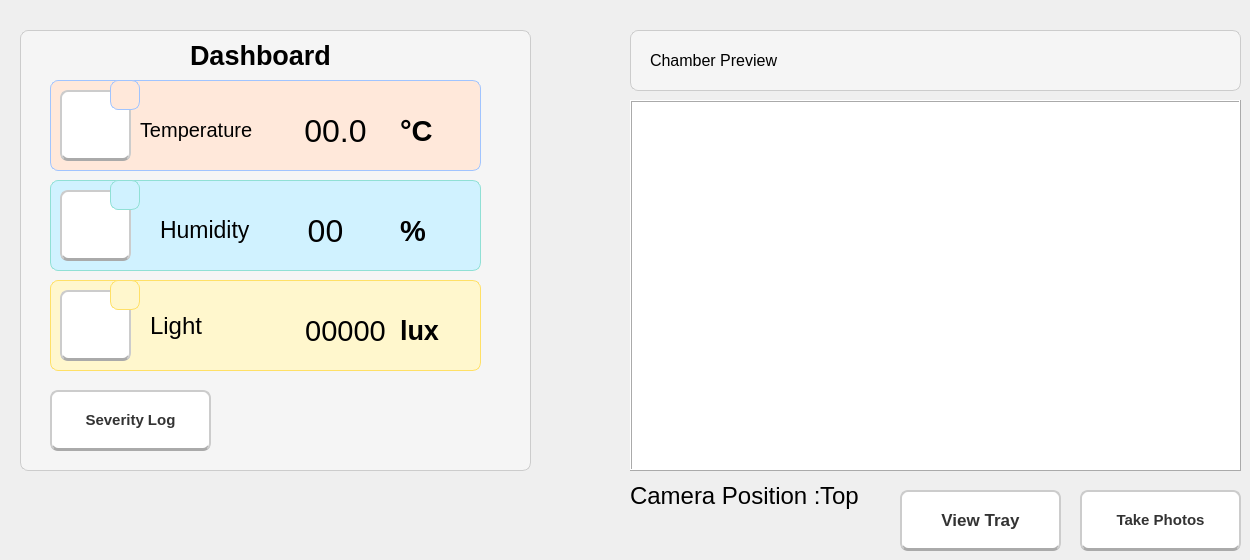
    <widget class="QWidget" name="dashboardPage">
     <widget class="QLabel" name="actPosition">
      <property name="geometry">
       <rect>
        <x>820</x>
        <y>480</y>
        <width>41</width>
        <height>31</height>
       </rect>
      </property>
      <property name="font">
       <font>
        <pointsize>18</pointsize>
       </font>
      </property>
      <property name="text">
       <string>Top</string>
      </property>
     </widget>
     <widget class="QLabel" name="cameraHome">
      <property name="geometry">
       <rect>
        <x>630</x>
        <y>100</y>
        <width>611</width>
        <height>371</height>
       </rect>
      </property>
      <property name="styleSheet">
       <string notr="true">background-color:white;</string>
      </property>
      <property name="frameShape">
       <enum>QFrame::Box</enum>
      </property>
      <property name="frameShadow">
       <enum>QFrame::Raised</enum>
      </property>
      <property name="text">
       <string/>
      </property>
     </widget>
     <widget class="QPushButton" name="takePhoto">
      <property name="geometry">
       <rect>
        <x>1080</x>
        <y>490</y>
        <width>161</width>
        <height>61</height>
       </rect>
      </property>
      <property name="font">
       <font>
        <pointsize>11</pointsize>
        <weight>75</weight>
        <bold>true</bold>
       </font>
      </property>
      <property name="styleSheet">
       <string notr="true">background-color: white;
    color: #333;
    border: 2px solid #ccc;
    border-radius: 8px;
    padding: 8px 16px;
    font-weight: bold;
    /* Bayangan halus */
    border-bottom: 3px solid #aaa;</string>
      </property>
      <property name="text">
       <string>Take Photos</string>
      </property>
      <property name="icon">
       <iconset>
        <normaloff>C:/Users/VICTUS/Downloads/camera-icon-2048x1821-0b66mmq3.png</normaloff>C:/Users/VICTUS/Downloads/camera-icon-2048x1821-0b66mmq3.png</iconset>
      </property>
      <property name="iconSize">
       <size>
        <width>30</width>
        <height>30</height>
       </size>
      </property>
     </widget>
     <widget class="QLabel" name="positionTitle">
      <property name="geometry">
       <rect>
        <x>630</x>
        <y>480</y>
        <width>191</width>
        <height>31</height>
       </rect>
      </property>
      <property name="font">
       <font>
        <pointsize>18</pointsize>
       </font>
      </property>
      <property name="text">
       <string>Camera Position :</string>
      </property>
     </widget>
     <widget class="QPushButton" name="viewTray">
      <property name="geometry">
       <rect>
        <x>900</x>
        <y>490</y>
        <width>161</width>
        <height>61</height>
       </rect>
      </property>
      <property name="font">
       <font>
        <pointsize>13</pointsize>
        <weight>75</weight>
        <bold>true</bold>
       </font>
      </property>
      <property name="styleSheet">
       <string notr="true">background-color: white;
    color: #333;
    border: 2px solid #ccc;
    border-radius: 8px;
    padding: 8px 16px;
    font-weight: bold;
    /* Bayangan halus */
    border-bottom: 3px solid #aaa;</string>
      </property>
      <property name="text">
       <string>View Tray</string>
      </property>
      <property name="icon">
       <iconset>
        <normaloff>C:/Users/VICTUS/Downloads/download (13).png</normaloff>C:/Users/VICTUS/Downloads/download (13).png</iconset>
      </property>
      <property name="iconSize">
       <size>
        <width>40</width>
        <height>40</height>
       </size>
      </property>
     </widget>
     <widget class="QFrame" name="dashboardFrame">
      <property name="geometry">
       <rect>
        <x>20</x>
        <y>30</y>
        <width>511</width>
        <height>441</height>
       </rect>
      </property>
      <property name="autoFillBackground">
       <bool>false</bool>
      </property>
      <property name="styleSheet">
       <string notr="true">background-color: #f5f5f5;
border: 1px solid #cccccc;
border-radius: 8px;
</string>
      </property>
      <property name="frameShape">
       <enum>QFrame::Box</enum>
      </property>
      <property name="frameShadow">
       <enum>QFrame::Raised</enum>
      </property>
      <property name="lineWidth">
       <number>0</number>
      </property>
      <property name="midLineWidth">
       <number>0</number>
      </property>
      <widget class="QPushButton" name="severityLog">
       <property name="geometry">
        <rect>
         <x>30</x>
         <y>360</y>
         <width>161</width>
         <height>61</height>
        </rect>
       </property>
       <property name="font">
        <font>
         <pointsize>11</pointsize>
         <weight>75</weight>
         <bold>true</bold>
         <strikeout>false</strikeout>
        </font>
       </property>
       <property name="cursor">
        <cursorShape>OpenHandCursor</cursorShape>
       </property>
       <property name="layoutDirection">
        <enum>Qt::LeftToRight</enum>
       </property>
       <property name="autoFillBackground">
        <bool>false</bool>
       </property>
       <property name="styleSheet">
        <string notr="true">background-color: white;
    color: #333;
    border: 2px solid #ccc;
    border-radius: 8px;
    padding: 8px 16px;
    font-weight: bold;
    /* Bayangan halus */
    border-bottom: 3px solid #aaa;</string>
       </property>
       <property name="text">
        <string>Severity Log</string>
       </property>
       <property name="icon">
        <iconset>
         <normaloff>C:/Users/VICTUS/Downloads/6244686.png</normaloff>C:/Users/VICTUS/Downloads/6244686.png</iconset>
       </property>
       <property name="iconSize">
        <size>
         <width>30</width>
         <height>30</height>
        </size>
       </property>
      </widget>
      <widget class="QFrame" name="frameHum">
       <property name="geometry">
        <rect>
         <x>30</x>
         <y>150</y>
         <width>431</width>
         <height>91</height>
        </rect>
       </property>
       <property name="styleSheet">
        <string notr="true">background-color: #d0f2ff;
border: 1px solid #90e0d5;
border-radius: 8px;
</string>
       </property>
       <property name="frameShape">
        <enum>QFrame::StyledPanel</enum>
       </property>
       <property name="frameShadow">
        <enum>QFrame::Raised</enum>
       </property>
       <widget class="QLabel" name="actualHumUnit">
        <property name="geometry">
         <rect>
          <x>350</x>
          <y>30</y>
          <width>51</width>
          <height>41</height>
         </rect>
        </property>
        <property name="font">
         <font>
          <pointsize>22</pointsize>
          <weight>75</weight>
          <bold>true</bold>
         </font>
        </property>
        <property name="styleSheet">
         <string notr="true">border: none;
</string>
        </property>
        <property name="text">
         <string>%</string>
        </property>
       </widget>
       <widget class="QLabel" name="actualHumVal">
        <property name="geometry">
         <rect>
          <x>250</x>
          <y>30</y>
          <width>51</width>
          <height>41</height>
         </rect>
        </property>
        <property name="font">
         <font>
          <pointsize>24</pointsize>
          <weight>50</weight>
          <bold>false</bold>
         </font>
        </property>
        <property name="styleSheet">
         <string notr="true">border: none;
</string>
        </property>
        <property name="text">
         <string>00</string>
        </property>
        <property name="alignment">
         <set>Qt::AlignCenter</set>
        </property>
       </widget>
       <widget class="QLabel" name="humTitle">
        <property name="geometry">
         <rect>
          <x>110</x>
          <y>34</y>
          <width>131</width>
          <height>31</height>
         </rect>
        </property>
        <property name="font">
         <font>
          <pointsize>17</pointsize>
         </font>
        </property>
        <property name="styleSheet">
         <string notr="true">border: none;
</string>
        </property>
        <property name="text">
         <string>Humidity</string>
        </property>
       </widget>
       <widget class="QLabel" name="label_3">
        <property name="geometry">
         <rect>
          <x>60</x>
          <y>0</y>
          <width>30</width>
          <height>30</height>
         </rect>
        </property>
        <property name="text">
         <string/>
        </property>
        <property name="pixmap">
         <pixmap>C:/Users/VICTUS/Downloads/4226577.png</pixmap>
        </property>
        <property name="scaledContents">
         <bool>true</bool>
        </property>
       </widget>
       <widget class="QPushButton" name="toHumPage">
        <property name="geometry">
         <rect>
          <x>10</x>
          <y>10</y>
          <width>71</width>
          <height>71</height>
         </rect>
        </property>
        <property name="font">
         <font>
          <pointsize>20</pointsize>
          <weight>75</weight>
          <bold>true</bold>
         </font>
        </property>
        <property name="autoFillBackground">
         <bool>false</bool>
        </property>
        <property name="styleSheet">
         <string notr="true">background-color: white;
    color: #333;
    border: 2px solid #ccc;
    border-radius: 8px;
    padding: 8px 16px;
    font-weight: bold;
    /* Bayangan halus */
    border-bottom: 3px solid #aaa;</string>
        </property>
        <property name="text">
         <string/>
        </property>
        <property name="icon">
         <iconset>
          <normaloff>download-removebg-preview (1) (1).png</normaloff>download-removebg-preview (1) (1).png</iconset>
        </property>
        <property name="iconSize">
         <size>
          <width>65</width>
          <height>65</height>
         </size>
        </property>
       </widget>
       <zorder>actualHumUnit</zorder>
       <zorder>actualHumVal</zorder>
       <zorder>humTitle</zorder>
       <zorder>toHumPage</zorder>
       <zorder>label_3</zorder>
      </widget>
      <widget class="QFrame" name="frameLight">
       <property name="geometry">
        <rect>
         <x>30</x>
         <y>250</y>
         <width>431</width>
         <height>91</height>
        </rect>
       </property>
       <property name="styleSheet">
        <string notr="true">background-color: #fff7cd;
border: 1px solid #ffe066;
border-radius: 8px;
</string>
       </property>
       <property name="frameShape">
        <enum>QFrame::StyledPanel</enum>
       </property>
       <property name="frameShadow">
        <enum>QFrame::Raised</enum>
       </property>
       <widget class="QLabel" name="actualLightUnit">
        <property name="geometry">
         <rect>
          <x>350</x>
          <y>30</y>
          <width>61</width>
          <height>41</height>
         </rect>
        </property>
        <property name="font">
         <font>
          <pointsize>20</pointsize>
          <weight>75</weight>
          <bold>true</bold>
         </font>
        </property>
        <property name="styleSheet">
         <string notr="true">border: none;
</string>
        </property>
        <property name="text">
         <string>lux</string>
        </property>
       </widget>
       <widget class="QLabel" name="lightTitle">
        <property name="geometry">
         <rect>
          <x>100</x>
          <y>30</y>
          <width>61</width>
          <height>31</height>
         </rect>
        </property>
        <property name="font">
         <font>
          <pointsize>18</pointsize>
         </font>
        </property>
        <property name="styleSheet">
         <string notr="true">border: none;
</string>
        </property>
        <property name="text">
         <string>Light</string>
        </property>
       </widget>
       <widget class="QLabel" name="label_4">
        <property name="geometry">
         <rect>
          <x>60</x>
          <y>0</y>
          <width>30</width>
          <height>30</height>
         </rect>
        </property>
        <property name="text">
         <string/>
        </property>
        <property name="pixmap">
         <pixmap>C:/Users/VICTUS/Downloads/4226577.png</pixmap>
        </property>
        <property name="scaledContents">
         <bool>true</bool>
        </property>
       </widget>
       <widget class="QPushButton" name="toLightPage">
        <property name="geometry">
         <rect>
          <x>10</x>
          <y>10</y>
          <width>71</width>
          <height>71</height>
         </rect>
        </property>
        <property name="font">
         <font>
          <pointsize>20</pointsize>
          <weight>75</weight>
          <bold>true</bold>
         </font>
        </property>
        <property name="autoFillBackground">
         <bool>false</bool>
        </property>
        <property name="styleSheet">
         <string notr="true">background-color: white;
    color: #333;
    border: 2px solid #ccc;
    border-radius: 8px;
    padding: 8px 16px;
    font-weight: bold;
    /* Bayangan halus */
    border-bottom: 3px solid #aaa;</string>
        </property>
        <property name="text">
         <string/>
        </property>
        <property name="icon">
         <iconset>
          <normaloff>istockphoto-1191750833-170667a-removebg-preview (1).png</normaloff>istockphoto-1191750833-170667a-removebg-preview (1).png</iconset>
        </property>
        <property name="iconSize">
         <size>
          <width>65</width>
          <height>65</height>
         </size>
        </property>
       </widget>
       <widget class="QLabel" name="actualLightVal">
        <property name="geometry">
         <rect>
          <x>250</x>
          <y>30</y>
          <width>91</width>
          <height>41</height>
         </rect>
        </property>
        <property name="font">
         <font>
          <pointsize>22</pointsize>
          <weight>50</weight>
          <bold>false</bold>
         </font>
        </property>
        <property name="styleSheet">
         <string notr="true">border: none;
</string>
        </property>
        <property name="text">
         <string>00000</string>
        </property>
        <property name="alignment">
         <set>Qt::AlignCenter</set>
        </property>
       </widget>
       <zorder>actualLightUnit</zorder>
       <zorder>lightTitle</zorder>
       <zorder>toLightPage</zorder>
       <zorder>actualLightVal</zorder>
       <zorder>label_4</zorder>
      </widget>
      <widget class="QFrame" name="frameTemp">
       <property name="geometry">
        <rect>
         <x>30</x>
         <y>50</y>
         <width>431</width>
         <height>91</height>
        </rect>
       </property>
       <property name="styleSheet">
        <string notr="true">background-color: #ffe8da;
border: 1px solid #a0c4ff;
border-radius: 8px;

</string>
       </property>
       <property name="frameShape">
        <enum>QFrame::StyledPanel</enum>
       </property>
       <property name="frameShadow">
        <enum>QFrame::Raised</enum>
       </property>
       <widget class="QLabel" name="actualTempUnit">
        <property name="geometry">
         <rect>
          <x>350</x>
          <y>30</y>
          <width>71</width>
          <height>41</height>
         </rect>
        </property>
        <property name="font">
         <font>
          <pointsize>22</pointsize>
          <weight>75</weight>
          <bold>true</bold>
         </font>
        </property>
        <property name="styleSheet">
         <string notr="true">border: none;
</string>
        </property>
        <property name="text">
         <string>°C</string>
        </property>
       </widget>
       <widget class="QPushButton" name="toTempPage">
        <property name="geometry">
         <rect>
          <x>10</x>
          <y>10</y>
          <width>71</width>
          <height>71</height>
         </rect>
        </property>
        <property name="font">
         <font>
          <pointsize>20</pointsize>
          <weight>75</weight>
          <bold>true</bold>
         </font>
        </property>
        <property name="autoFillBackground">
         <bool>false</bool>
        </property>
        <property name="styleSheet">
         <string notr="true">background-color: white;
    color: #333;
    border: 2px solid #ccc;
    border-radius: 8px;
    padding: 8px 16px;
    font-weight: bold;
    /* Bayangan halus */
    border-bottom: 3px solid #aaa;</string>
        </property>
        <property name="text">
         <string/>
        </property>
        <property name="icon">
         <iconset>
          <normaloff>celsius-temperature-rounded-icon-vector-6461308-removebg-preview (1) (1).png</normaloff>celsius-temperature-rounded-icon-vector-6461308-removebg-preview (1) (1).png</iconset>
        </property>
        <property name="iconSize">
         <size>
          <width>60</width>
          <height>59</height>
         </size>
        </property>
       </widget>
       <widget class="QLabel" name="label_2">
        <property name="geometry">
         <rect>
          <x>60</x>
          <y>0</y>
          <width>30</width>
          <height>30</height>
         </rect>
        </property>
        <property name="text">
         <string/>
        </property>
        <property name="pixmap">
         <pixmap>C:/Users/VICTUS/Downloads/4226577.png</pixmap>
        </property>
        <property name="scaledContents">
         <bool>true</bool>
        </property>
       </widget>
       <widget class="QLabel" name="tempTitle">
        <property name="geometry">
         <rect>
          <x>90</x>
          <y>34</y>
          <width>151</width>
          <height>31</height>
         </rect>
        </property>
        <property name="font">
         <font>
          <pointsize>15</pointsize>
         </font>
        </property>
        <property name="styleSheet">
         <string notr="true">border: none;
</string>
        </property>
        <property name="text">
         <string>Temperature</string>
        </property>
       </widget>
       <widget class="QLabel" name="actualTempVal">
        <property name="geometry">
         <rect>
          <x>240</x>
          <y>30</y>
          <width>91</width>
          <height>41</height>
         </rect>
        </property>
        <property name="font">
         <font>
          <pointsize>24</pointsize>
          <weight>50</weight>
          <bold>false</bold>
         </font>
        </property>
        <property name="styleSheet">
         <string notr="true">border: none;
</string>
        </property>
        <property name="text">
         <string>00.0</string>
        </property>
        <property name="alignment">
         <set>Qt::AlignCenter</set>
        </property>
       </widget>
      </widget>
      <widget class="QLabel" name="dashboardTitle">
       <property name="geometry">
        <rect>
         <x>170</x>
         <y>10</y>
         <width>151</width>
         <height>31</height>
        </rect>
       </property>
       <property name="font">
        <font>
         <pointsize>20</pointsize>
         <weight>75</weight>
         <bold>true</bold>
        </font>
       </property>
       <property name="styleSheet">
        <string notr="true">border: none;
</string>
       </property>
       <property name="text">
        <string>Dashboard</string>
       </property>
      </widget>
     </widget>
     <widget class="QFrame" name="camFrame">
      <property name="geometry">
       <rect>
        <x>630</x>
        <y>30</y>
        <width>611</width>
        <height>61</height>
       </rect>
      </property>
      <property name="styleSheet">
       <string notr="true">background-color: #f5f5f5;
border: 1px solid #cccccc;
border-radius: 8px;

</string>
      </property>
      <property name="frameShape">
       <enum>QFrame::StyledPanel</enum>
      </property>
      <property name="frameShadow">
       <enum>QFrame::Raised</enum>
      </property>
     </widget>
     <widget class="QLabel" name="dashboardTitle_3">
      <property name="geometry">
       <rect>
        <x>650</x>
        <y>40</y>
        <width>161</width>
        <height>41</height>
       </rect>
      </property>
      <property name="font">
       <font>
        <pointsize>12</pointsize>
        <weight>50</weight>
        <bold>false</bold>
       </font>
      </property>
      <property name="text">
       <string>Chamber Preview</string>
      </property>
     </widget>
     <zorder>dashboardFrame</zorder>
     <zorder>actPosition</zorder>
     <zorder>cameraHome</zorder>
     <zorder>takePhoto</zorder>
     <zorder>positionTitle</zorder>
     <zorder>viewTray</zorder>
     <zorder>camFrame</zorder>
     <zorder>dashboardTitle_3</zorder>
    </widget>
